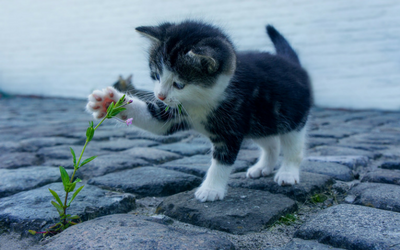
#> input picture Technniques/img/kitten.png, 400 x 250 px, found by its file name
$ python 17_mask.py
#> lines starting #> are read from the running program, lines starting #| are printed output that depends on the picture; after the words box and inside, x2 and y2 are one past the last pixel; in counts of white or black regions, pixels touching at a corner belong together

import cv2 as cv
import numpy as np

img = cv.imread('img\kitten.png')
#> img is the input picture: shape (250, 400, 3); mean B, G, R 147, 128.3, 104.1
cv.imshow('Cats', img)

blank = np.zeros(img.shape[:2], dtype='uint8')
cv.imshow('Blank Image', blank)

circle = cv.circle(blank.copy(), (img.shape[1]//2 + 45,img.shape[0]//2), 100, 255, -1)

rectangle = cv.rectangle(blank.copy(), (30,30), (370,370), 255, -1)

weird_shape = cv.bitwise_and(circle,rectangle)
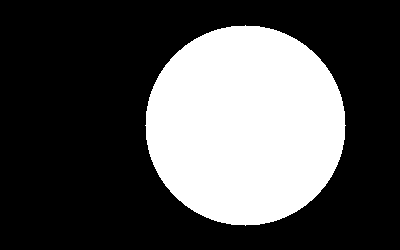
#> circle: shape (250, 400); 31.4% white; 1 white region, box (x1, y1, x2, y2) and area: (145, 25, 346, 226) 31417
cv.imshow('Weird Shape', weird_shape)
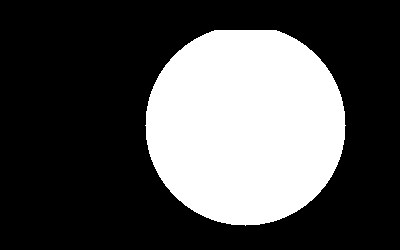
#> window 'Weird Shape': shape (250, 400); 31.2% white; 1 white region, box (x1, y1, x2, y2) and area: (145, 30, 346, 226) 31242

masked = cv.bitwise_and(img,img,mask=weird_shape)
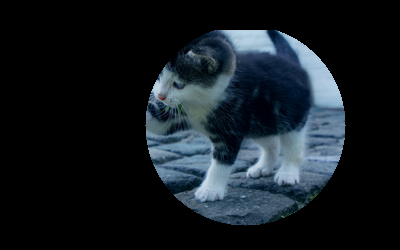
#> masked: shape (250, 400, 3); mean B, G, R 33.2, 27.7, 20.7
cv.imshow('Weird Shaped Masked Image', masked)

cv.waitKey(0)
